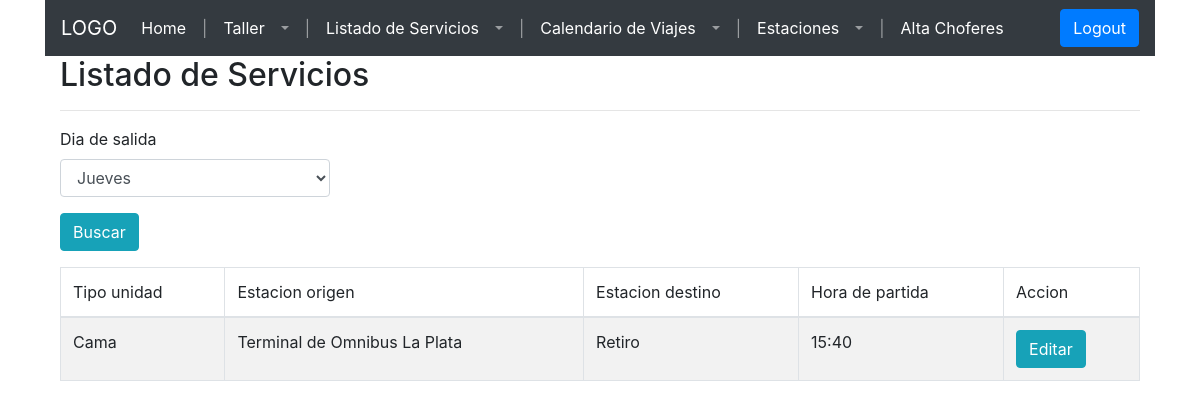
Screenshot of /frontend/pages/listado-servicios.php?dia=4 with the database file from the repository.
### tables this page shows
CREATE TABLE `servicio` (
  `servicio_id` int(11) NOT NULL,
  `tipo_unidad_id` int(11) NOT NULL,
  `fecha_partida_id` int(11) NOT NULL,
  `estacion_id_origen` int(11) NOT NULL,
  `estacion_id_destino` int(11) NOT NULL,
  `habilitado` tinyint(1) NOT NULL DEFAULT 1
);

CREATE TABLE `estacion` (
  `estacion_id` int(11) NOT NULL,
  `localidad_id` int(11) NOT NULL,
  `nombre` varchar(255) DEFAULT NULL,
  `direccion` varchar(255) DEFAULT NULL,
  `telefono` varchar(20) DEFAULT NULL,
  `habilitada` tinyint(1) NOT NULL DEFAULT 1
);

### frontend/pages/config/connection.php (called while the page is built, shortened)
<?php
function openConnection($username, $password){
 	$servername = "localhost";
	$conn = new mysqli($servername, $username, $password,"empresa_de_transporte");
	return $conn;
 }
 function executeQuery($sqlQuery){
 	$conn = openConnection("test", "test");
	$result = $conn->query($sqlQuery);
	return $result;
 }
?>

### frontend/pages/config/config-listado-servicios.php (the view, shortened to what this page needs)
<?php
include("config/connection.php");
function getDiasPartida($diaId){
  $sql = "SELECT d.`dia_id`, d.`descripcion` FROM `dia` d";
  $result = executeQuery($sql);
  if ($result->num_rows > 0) {
      if(is_numeric($diaId)){
        while($row = $result->fetch_assoc()) {
          if($diaId == $row["dia_id"]){
            echo "<option value=".$row["dia_id"]." selected>".$row["descripcion"]."</option>";
          }
          else{
            echo "<option value=".$row["dia_id"].">".$row["descripcion"]."</option>";
          }
        }
      }
      else{
        while($row = $result->fetch_assoc()) {
          echo "<option value=".$row["dia_id"].">".$row["descripcion"]."</option>";
        }
        echo "<option value=\"-1\" selected>Todos</option>";
      }
  } else {
      echo "0 results";
  }
}
function getServiciosByDia($diaId){
  if(is_numeric($diaId) AND $diaId >= 1){
    $condition = "WHERE f.`dia_id` = ". $diaId;
  }
  else{
    $condition = "WHERE 1";
  }
  $sql = "SELECT s.`servicio_id`,
                  s.`tipo_unidad_id`,
                  e_origen.`nombre` as `e_nombre_origen`,
                  e_destino.`nombre` as `e_nombre_destino`,
                  date_format(f.`hora_partida`, '%H:%i') as `hora_de_partida`,
                  s.`habilitado`
          FROM `servicio` s
          JOIN `fecha_partida` f ON s.`fecha_partida_id` = f.`fecha_partida_id`
          /*
          JOIN `tipo_unidad` t ON t.`tipo_unidad_id` = s.`tipo_unidad_id`
          */
          JOIN `estacion` e_origen ON e_origen.`estacion_id` = s.`estacion_id_origen`
          JOIN `estacion` e_destino ON e_destino.`estacion_id` = s.`estacion_id_destino` "
          . $condition.
          " ORDER BY s.`servicio_id` ASC";
  $result = executeQuery($sql);
  if ($result->num_rows > 0) {
      while($row = $result->fetch_assoc()) {
        if(intval($row["habilitado"]) == 0){
          echo "<tr class=\"table-danger\">";
        }
        else echo "<tr>";
        switch($row["tipo_unidad_id"])
        {
          case 1: echo "<td> Cama </td>"; break;
        }
        echo "<td>". $row["e_nombre_origen"]."</td>";
        echo "<td>". $row["e_nombre_destino"]."</td>";
        echo "<td>". $row["hora_de_partida"]."</td>";
        echo "<td>
        <input type=\"button\" class=\"btn btn-info boton-edit-servicio\" id=\"".$row["servicio_id"]."\" value=\"Editar\">
        <!--
        <input type=\"button\" class=\"btn btn-danger boton-delete-servicio\" value=\"Borrar\">
        -->
        </td>";
        echo "</tr>";
      }
  } else {
    echo "<tr><td colspan=\"6\">Sin servicios para el dia seleccionado</td></tr>";
  }
}
?>

### frontend/pages/styles/home2.css (style rules this page uses)
body { font-size: 15px; font-family: Arial, Helvetica, sans-serif; }

### rows the page displays
servicio: shows "Cama", estacion_id_origen.nombre "Terminal de Omnibus La Plata", estacion_id_destino.nombre "Retiro", hora_de_partida "15:40"

### other values shown
form field value "Jueves"
